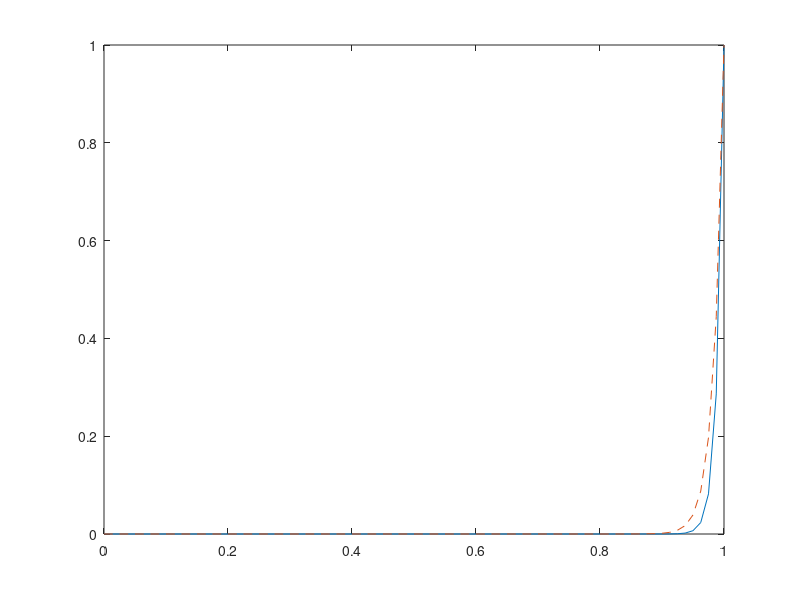

Recreate this plot in MATLAB.
%this code solves the advection-diffusion boundary value problem with the upwind finite difference method

%coefficients of the advection-diffusion boundary value problem
eps=0.01;
a=1;
R=a/eps;

%step size and discritization of the interval [0,1]
hstep=1/80;
t=0:hstep:1;
N=size(t);
N=N(2);

%application of the upwind finite difference method
uapp=zeros(N,1);
uapp(1)=0;
uapp(N)=1;
A=zeros((N-2),(N-2));
for i=1:N-2
    A(i,i)=(2*eps)/(hstep^2)+(a/hstep);
end
for i=1:N-3
    A(i,i+1)=-(eps/(hstep^2));
end
for i=2:N-3
    A(i+1,i)=-(eps/(hstep^2))-(a/hstep);
end
c=zeros(N-2,1);
c(1)=0*(-(eps/(hstep^2))-(a/hstep));
c(N-2)=-(-(eps/(hstep^2)));
uapp2=A\c;
for i=1:N-2
    uapp(i+1)=uapp2(i);
end

%finding the true solution of u(t)
uexct=(1-exp(R*t))/(1-exp(R));
uexct=uexct';

%finding the maximum error
max_error=max(abs(uexct-uapp))

%plotting the true and numerical solutions
plot(t,uexct,t,uapp,'--')